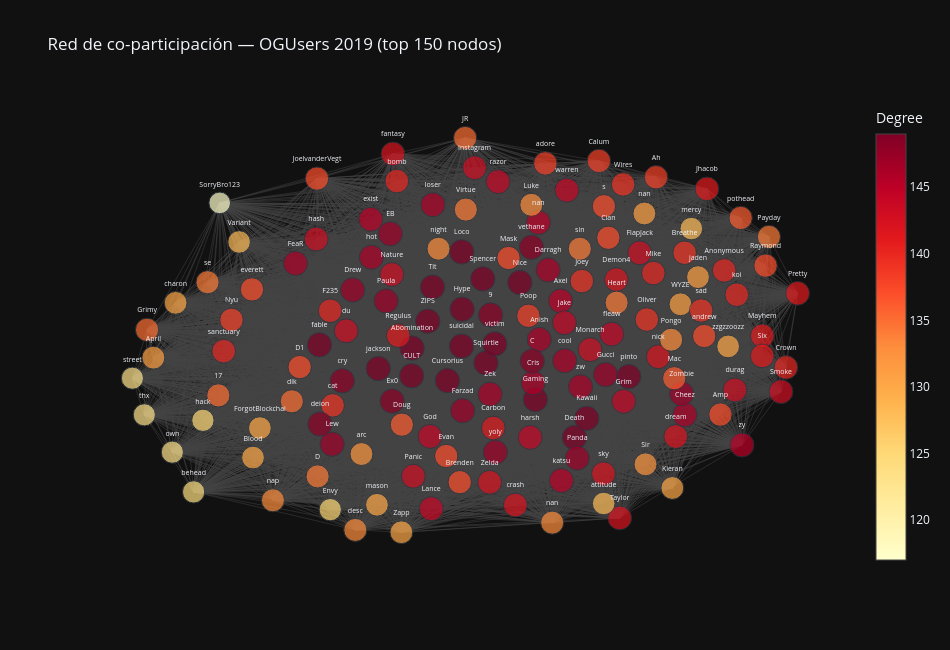

Write notebook code for a chart like this one.
### Code cell
# Visualización interactiva — top 150 nodos
if G.number_of_nodes() > 0:
    import plotly.graph_objects as go

    top_nodes = cent_df.nlargest(150, 'degree')['userid'].tolist()
    G_sub = G.subgraph(top_nodes).copy()
    pos = nx.spring_layout(G_sub, seed=42, k=0.5)

    edge_x, edge_y = [], []
    for u, v in G_sub.edges():
        x0, y0 = pos[u]; x1, y1 = pos[v]
        edge_x += [x0, x1, None]; edge_y += [y0, y1, None]

    node_x = [pos[n][0] for n in G_sub.nodes()]
    node_y = [pos[n][1] for n in G_sub.nodes()]
    node_deg = [G_sub.degree(n) for n in G_sub.nodes()]
    node_names = [uid_to_name.get(n, str(n)) for n in G_sub.nodes()]

    fig = go.Figure()
    fig.add_trace(go.Scatter(x=edge_x, y=edge_y, mode='lines',
                             line=dict(color='#444', width=0.5), hoverinfo='none'))
    fig.add_trace(go.Scatter(
        x=node_x, y=node_y, mode='markers+text',
        marker=dict(size=[max(4, d**0.5*2) for d in node_deg],
                    color=node_deg, colorscale='YlOrRd', showscale=True,
                    colorbar=dict(title='Degree')),
        text=node_names, textposition='top center', textfont=dict(size=7),
        hovertemplate='<b>%{text}</b><br>Degree: %{marker.color}<extra></extra>'
    ))
    fig.update_layout(
        title='Red de co-participación — OGUsers 2019 (top 150 nodos)',
        template='plotly_dark', showlegend=False, width=950, height=650,
        xaxis=dict(showgrid=False, zeroline=False, showticklabels=False),
        yaxis=dict(showgrid=False, zeroline=False, showticklabels=False),
    )
    fig.show()

### Figure 1 — Plotly figure (JSON) as saved in the notebook; plotly's stock layout.template omitted (floating-point values rounded to 4 significant figures; data arrays with more than 128 entries replaced by an {"elided": "..."} marker saying what was removed)
{"data": [{"hoverinfo": "none", "line": {"color": "#444", "width": 0.5}, "mode": "lines", "type": "scatter", "x": {"elided": "31503 float values"}, "y": {"elided": "31503 float values"}}, {"hovertemplate": "<b>%{text}</b><br>Degree: %{marker.color}<extra></extra>", "marker": {"color": {"elided": "150 int values"}, "colorbar": {"title": {"text": "Degree"}}, "colorscale": [[0.0, "rgb(255,255,204)"], [0.125, "rgb(255,237,160)"], [0.25, "rgb(254,217,118)"], [0.375, "rgb(254,178,76)"], [0.5, "rgb(253,141,60)"], [0.625, "rgb(252,78,42)"], [0.75, "rgb(227,26,28)"], [0.875, "rgb(189,0,38)"], [1.0, "rgb(128,0,38)"]], "showscale": true, "size": {"elided": "150 float values"}}, "mode": "markers+text", "text": {"elided": "150 str values"}, "textfont": {"size": 7}, "textposition": "top center", "type": "scatter", "x": {"elided": "150 float values"}, "y": {"elided": "150 float values"}}], "layout": {"height": 650, "showlegend": false, "title": {"text": "Red de co-participación — OGUsers 2019 (top 150 nodos)"}, "width": 950, "xaxis": {"showgrid": false, "showticklabels": false, "zeroline": false}, "yaxis": {"showgrid": false, "showticklabels": false, "zeroline": false}}}
